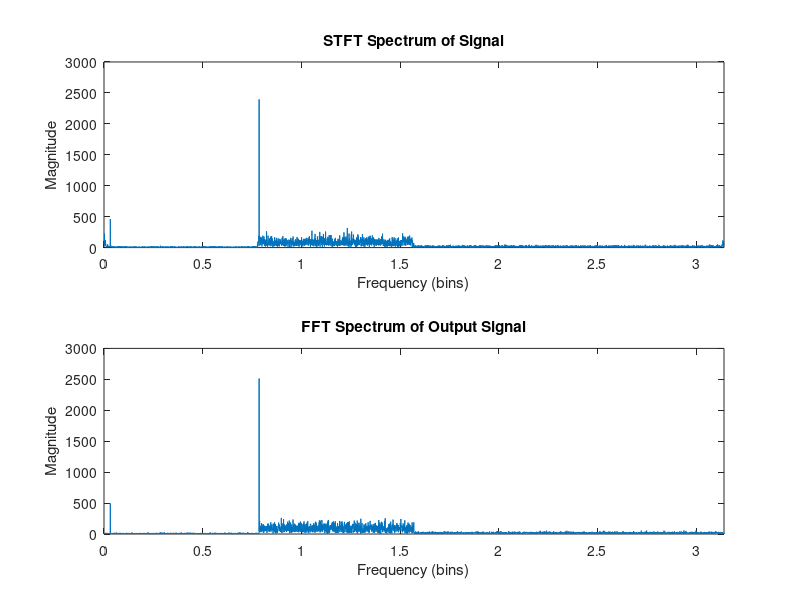
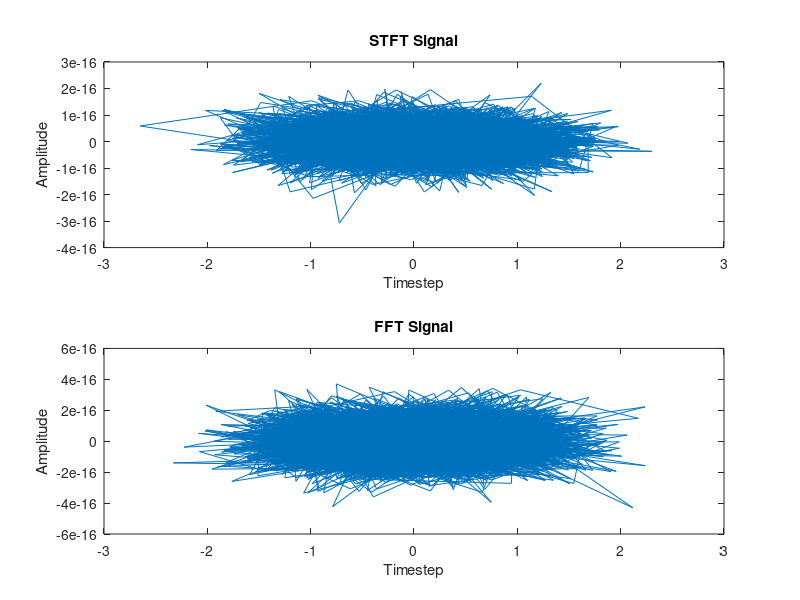
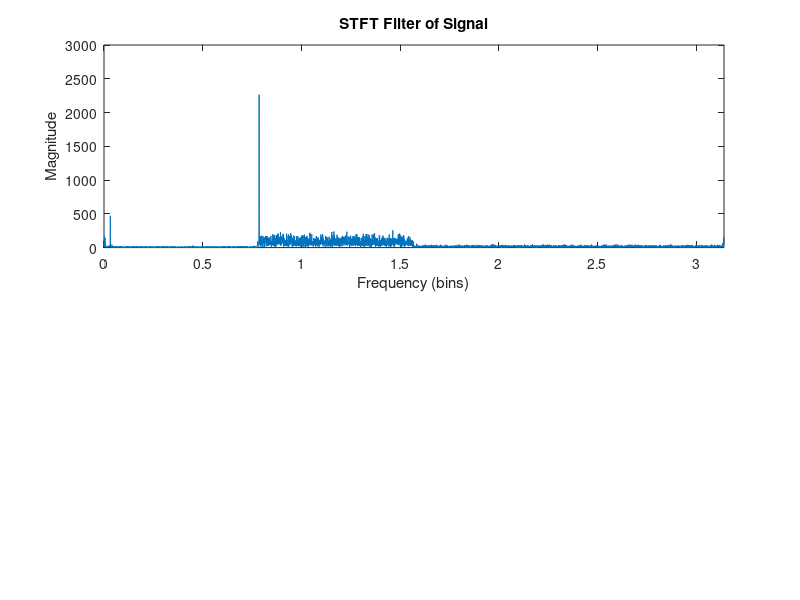

Recreate these plots in MATLAB, in order. (Note: this script raises an error after producing the figures.)
%% SF1 - Data Analysis Week 2

%% Task 2.1 FFT v.s. STFT
clc, clearvars

% (1) STFT Implementation
% input signal (cos and sin) with gaussian noise
x_in=0.5*cos([1:10000]*pi/4)+sin([1:10000]*pi/100)+randn(1,10000); 
y_out=0*x_in;
N=512;
overlap=256; % N/2 overlap length
x=buffer(x_in,N,overlap); % partitioning the sigal into length 512 frames with 256 overlap
[N_samps,N_frames]=size(x);
x_w=repmat(hanning(N),1,N_frames).*x; % applying hanning window of length N to each frame

for frame_no=1:N_frames-2
    X_w(:,frame_no)=fft(x_w(:,frame_no)); % FFT of windowed frame
    Y_w(:,frame_no)=X_w(:,frame_no);
    Y_w(2:N/8,frame_no)=0.1*X_w(2:N/8,frame_no); % attenuate bin 2 to 64 (N/8) by -20dB (*0.1)
    Y_w(N/4+1:N/2,frame_no)=0.2*X_w(N/4+1:N/2,frame_no); % attentuate bin 129 to 256 by -14dB (*0.2)
    Y_w(N:-1:N/2+2,frame_no)=conj(Y_w(2:N/2,frame_no)); % make negative freq as conj of bin 2 to 64
                                                        % symmetry keeps signal real valued
    y_w(:,frame_no)=ifft(Y_w(:,frame_no)); % inverse FFT

    % Overlap and resynthesis all the frames
    y_out((frame_no-1)*overlap+1:(frame_no-1)*overlap+N)=...
    y_out((frame_no-1)*overlap+1:(frame_no-1)*overlap+N)+y_w(:,frame_no)';
end

% Convert frequency bin into frequencies
SignalN = length(x_in);


freqs = linspace(0,pi,SignalN/2+1);
% freqs = (0:(SignalN-1)/2)/SignalN * 2*pi;

figure;

subplot(2,1,1)
% Plot the processed signal spectrum
Y = fftshift((abs(fft(y_out))));
Y_pos = Y(SignalN/2:SignalN);
plot(freqs, Y_pos);
% semilogy(freqs, Y_pos);
ylim([0,3000])
xlim([0,pi])
xlabel('Frequency (bins)');
ylabel('Magnitude');
title('STFT Spectrum of Signal');

% (2) FFT Implementation
x_in=0.5*cos([1:10000]*pi/4)+sin([1:10000]*pi/100)+randn(1,10000); 
N = length(x_in);
w = hanning(N);
% x = x_in .* w'; % apply hanning window
x = x_in; % not apply hanning window



y=0*x;
X =fft(x); % FFT of windowed frame
Y = X;
Y(2:N/8)=0.1*X(2:N/8); % attenuate bin 2 to 64 (N/8) by -20dB (*0.1)
Y(N/4+1:N/2)=0.2*X(N/4+1:N/2); % attentuate bin 129 to 256 by -14dB (*0.2)
Y(N:-1:N/2+2)=conj(Y(2:N/2)); % make negative freq as conj of bin 2 to 64
                                                    % symmetry keeps signal real valued
y =ifft(Y); % inverse FFT

subplot(2,1,2)
% Plot the processed signal spectrum
Y = fftshift((abs(fft(y))));
Y_pos = Y(N/2:N);
plot(freqs, Y_pos);
% semilogy(freqs, Y_pos);
ylim([0,3000])
xlim([0,pi])
xlabel('Frequency (bins)');
ylabel('Magnitude');
title('FFT Spectrum of Output Signal');


% Plot time domain
figure
subplot(2,1,1)
plot(y_out)
title("STFT Signal")
xlabel("Timestep")
ylabel("Amplitude")

subplot(2,1,2)
plot(y)
title("FFT Signal")
xlabel("Timestep")
ylabel("Amplitude")

%%  Time-domain equivalent of the FFT mask
clc, clearvars

% (1) STFT Implementation
% input signal (cos and sin) with gaussian noise
x_in=0.5*cos([1:10000]*pi/4)+sin([1:10000]*pi/100)+randn(1,10000); 
y_out=0*x_in;
N=512;
overlap=256; % N/2 overlap length
x=buffer(x_in,N,overlap); % partitioning the sigal into length 512 frames with 256 overlap
[N_samps,N_frames]=size(x);
x_w=repmat(hanning(N),1,N_frames).*x; % applying hanning window of length N to each frame

for frame_no=1:N_frames-2
    X_w(:,frame_no)=fft(x_w(:,frame_no)); % FFT of windowed frame
    Y_w(:,frame_no)=X_w(:,frame_no);
    Y_w(2:N/8,frame_no)=0.1*X_w(2:N/8,frame_no); % attenuate bin 2 to 64 (N/8) by -20dB (*0.1)
    Y_w(N/4+1:N/2,frame_no)=0.2*X_w(N/4+1:N/2,frame_no); % attentuate bin 129 to 256 by -14dB (*0.2)
    Y_w(N:-1:N/2+2,frame_no)=conj(Y_w(2:N/2,frame_no)); % make negative freq as conj of bin 2 to 64
                                                        % symmetry keeps signal real valued
    y_w(:,frame_no)=ifft(Y_w(:,frame_no)); % inverse FFT

    % Overlap and resynthesis all the frames
    y_out((frame_no-1)*overlap+1:(frame_no-1)*overlap+N)=...
    y_out((frame_no-1)*overlap+1:(frame_no-1)*overlap+N)+y_w(:,frame_no)';
end

% Convert frequency bin into frequencies
SignalN = length(x_in);

freqs = linspace(0,pi,SignalN/2+1);
% freqs = (0:(SignalN-1)/2)/SignalN * 2*pi;

figure;

subplot(2,1,1)
% Plot the processed signal spectrum
Y = fftshift((abs(fft(y_out))));
Y_pos = Y(SignalN/2:SignalN);
plot(freqs, Y_pos);
% semilogy(freqs, Y_pos);
ylim([0,3000])
xlim([0,pi])
xlabel('Frequency (bins)');
ylabel('Magnitude');
title('STFT Filter of Signal');




% ---------------------------------------------------------------
x          = 0.5*cos((1:10000)*pi/4) + sin((1:10000)*pi/100) + randn(1,10000);
N          = 512;                        % frame length used before
signalN    = length(x);

% --- build the spectral mask G[k] --------------------------------
G = ones(N,1);          % default pass-band gain = 1
G( 2       :  N/8)   = 0.1;       %   0  – Fs/8   → ×0.1
G( N/4+1   :  N/2)   = 0.2;       % Fs/4 – Fs/2   → ×0.2
G(N:-1:N/2+2) = conj(G(2:N/2));   % ensure Hermitian symmetry

% --- impulse response (IFFT of the mask) -------------------------
g = ifft(G,'symmetric');           % real length-512 FIR
g = fftshift(g);                   % centre the impulse
g = circshift(g,1);                % make it causal: tap 0 at index 1

% OPTIONAL: visual check of its magnitude response ----------------
%{
f = (0:N-1)/N * pi;                % rad/sample axis
plot(f, abs(G)), grid on
xlabel('\omega'), ylabel('|G(\omega)|')
%}

% --- linear convolution with the whole signal --------------------
y = conv(x, g, 'same');            % 'same' keeps output length = length(x)

freqs = linspace(0,pi,signalN/2+1);
Y = fftshift((abs(fft(y))));
Y_pos = Y(length(Y)/2:length(Y));
subplot(2,1,2)
plot(freqs,Y_pos)
ylim([0,3000])
xlim([0,pi])
xlabel('Frequency (bins)');
ylabel('Magnitude');
title('Time-Domain Filter');




% Plot time domain
figure
subplot(2,1,1)
plot(y_out)
title("STFT Filter")
xlabel("Timestep")
ylabel("Amplitude")

subplot(2,1,2)
plot(y)
title("Time Domain Filter")
xlabel("Timestep")
ylabel("Amplitude")




% --- quick comparison with the OLA result ------------------------
% (Assume you have y_stft from your previous code)
% sound([x ; y_stft ; y], fs)      % original / OLA / direct-FIR






%% Task 2.2 - Own Noise Reduction - Ad Hoc Method


% Adapt the given code from Task 2.1 into a Noise Reduction function
% Define the noise reduction function
function y_out = noiseReduction(x_in, N, overlap, keepMask, attenFactor)
    
    y_out=0*x_in;

    x=buffer(x_in,N,overlap); % partitioning the sigal into length 512 frames with 256 overlap
    [N_samps,N_frames]=size(x);
    x_w=repmat(hanning(N),1,N_frames).*x; % applying hanning window of length N to each frame
    
    % Gain Mask according to the frequency identified from FFT
    G = attenFactor * ones(N,1); % Default all frequency as attentuation x0.1 (-20dB)
    G(keepMask) = 1; % All identified freqs at 1


    for frame_no=1:N_frames-2
        
        X_w(:,frame_no)=fft(x_w(:,frame_no)); % FFT of windowed frame
        Y_w(:,frame_no)=G .* X_w(:,frame_no); % Applying Gain Mask to X
        % Y_w(2:N/8,frame_no)=0.1*X_w(2:N/8,frame_no); % attenuate bin 2 to 64 (N/8) by -20dB (*0.1)
        % Y_w(N/4+1:N/2,frame_no)=0.2*X_w(N/4+1:N/2,frame_no); % attentuate bin 129 to 256 by -14dB (*0.2)
        Y_w(N:-1:N/2+2,frame_no)=conj(Y_w(2:N/2,frame_no)); % make negative freq as conj of bin 2 to 64
                                                            % symmetry keeps signal real valued
        y_w(:,frame_no)=ifft(Y_w(:,frame_no)); % inverse FFT
    
        % Overlap and resynthesis all the frames
        y_out((frame_no-1)*overlap+1:(frame_no-1)*overlap+N)= ...
        y_out((frame_no-1)*overlap+1:(frame_no-1)*overlap+N)+y_w(:,frame_no)';
    end

end

function keepMask = buildKeepMask(peaksHz, fs, N, bwBins)
% peaksHz : vector of peak frequencies (Hz)
% fs      : sample rate
% N       : frame length (same N as FFT)
% bwBins  : half-bandwidth in bins to keep around each peak (e.g. 1)
% --------------------------------------------------------------------
    if nargin < 4, bwBins = 1; end

    keepMask = false(N,1);                     % start with all zeros
    binFreq  = (0:N-1).' * fs / N;             % Hz axis (one full period)

    for f = peaksHz(:).'
        % wrap frequency into 0…fs range
        f = mod(f, fs);
        % nearest bin index
        [~,k] = min(abs(binFreq-f));
        % protect ±bwBins bins around that peak
        rng = mod((k-bwBins):(k+bwBins), N) + 1;
        keepMask(rng) = true;
    end
end



clc, clearvars
[data, rate] = audioread("/Users/maxlyu/Desktop/Part IIA/SF1/Audio examples for weeks 1-2-20250516/f1lcapae.wav");
% Play the audio signal
% sound(data, rate)

%{
Testing for "naive" noise reduction from task2.1

% Picks a pure note from audio, apply Hamming window
segment = data(1:60000); 
subplot(1,3,1)
plot(segment)
ylim([-0.3,0.3])

subplot(1,3,2)
segment_noise = segment + 0.1*randn(size(segment));
plot(segment_noise);
ylim([-0.3,0.3])
% sound(segment_noise, rate);

subplot(1,3,3)
% Reshape input signal into (1,N) shape for noiseReduction algorithm
segment_noise = segment_noise';
segment_reduced = noiseReduction(segment_noise, 512, 256);
plot(segment_reduced);
ylim([-0.3,0.3])

sound(segment_noise, rate);
sound(segment_reduced, rate);

%}

segment = data(1:20000)'; % reshape for noiseReduction input shape
sound(segment, rate)
segment_noise = segment + 0.1*randn(size(segment));
% segment_reduced = noiseReduction(segment_noise, 512, 256, keepMask, 0.1);


% Do FFT on signals, signal+noise, signal_reduced_noise
SignalN = length(segment); % length of signal
fft_sig = fftshift(abs(fft(segment)));
fft_noise = fftshift(abs(fft(segment_noise)));
% fft_reduced = fftshift(abs(fft(segment_reduced)));

fft_sig_pos = fft_sig(SignalN/2:SignalN);
fft_noise_pos = fft_noise(SignalN/2:SignalN);
% fft_reduced_pos = fft_reduced(SignalN/2:SignalN);

freqs = (0:length(fft_noise_pos)-1) * rate / SignalN;


minPkHeight = max(fft_noise_pos)*0.25;
minPkDist = 1*SignalN/rate;
[peaks,locs] = findpeaks( ...
        fft_noise_pos, ...
        'MinPeakHeight',  minPkHeight, ...
        'MinPeakDistance',minPkDist);

peaksHz = freqs(locs); % Find the freq. of the peaks in Hz

% Calculate the Gain Mask needed for these peak frequency components
keepMask = buildKeepMask(peaksHz, rate, 512, 1);

segment_reduced = noiseReduction(segment_noise, 512, 256, keepMask, 0.1);
fft_reduced = fftshift(abs(fft(segment_reduced)));
fft_reduced_pos = fft_reduced(SignalN/2:SignalN);


subplot(1,3,1)
plot(fft_sig_pos)
ylim([0,300])

subplot(1,3,2)
plot(fft_noise_pos), hold on
% plot(locs, peaks, 'rx', 'MarkerSize',8, 'LineWidth',1.5)
ylim([0,300])

subplot(1,3,3)
plot(fft_reduced_pos)
ylim([0,300])



%% Task 2.2 - Wiener Filter

clc, clearvars
[data, rate] = audioread("/Users/maxlyu/Desktop/Part IIA/SF1/Audio examples for weeks 1-2-20250516/f1lcapae.wav");
% Play the audio signal
% sound(data, rate)


x = data(1:20000)'; % reshape for noiseReduction input shape
sound(x, rate)

% Noise Magnitude
noise_mag = 0.01;
y = x + noise_mag * randn(size(x)); % audio with noise added


% Do FFT on signals, signal+noise
SignalN = length(x); 
X = fft(x);       % FFT of pure signal
Y = fft(y); % FFT of signal + noise

S_Y = abs(Y).^2;                   % power of audio with noise
S_N = noise_mag^2 * ones(size(Y)); % power of white noise
S_X = max(0, S_Y - S_N);           % power of signal

wienerFilter = S_X ./ (S_X + S_N);

X_hat = wienerFilter .* Y;

x_hat = real(ifft(X_hat));

% Reformat the FFT for plotting
X_pos = fftshift(abs(X)); X_pos = X_pos(SignalN/2:SignalN);
Y_pos = fftshift(abs(Y)); Y_pos = Y_pos(SignalN/2:SignalN);
X_hat_pos = fftshift(abs(X_hat)); X_hat_pos = X_hat_pos(SignalN/2:SignalN);

freqs = (0:length(X_pos)-1) * rate / SignalN;

subplot(1,3,1)
plot(freqs, X_pos)
title("Signal of audio before noise")
ylim([0,300])

subplot(1,3,2)
plot(freqs, Y_pos)
title("Signal with noise")
ylim([0,300])

subplot(1,3,3)
plot(freqs, X_hat_pos)
title("Signal after filtering")
ylim([0,300])


%% Task 2.2 Wiener Filter in STFT (Frame-wise)

clc, clearvars
[data, rate] = audioread("/Users/maxlyu/Desktop/Part IIA/SF1/Audio examples for weeks 1-2-20250516/f1lcapae.wav");

x = data(1:20000)'; % reshape for noiseReduction input shape
% sound(x, rate)

noise_mag = 0.05; % Noise Magnitude
y = x + noise_mag * randn(size(x)); % audio with noise added

function filter = WienerFilter(signal_with_noise, noise_mag)
    Y = fft(signal_with_noise); % FFT of signal + noise

    S_Y = abs(Y).^2;                   % power of audio with noise
    S_N = noise_mag^2 * ones(size(Y)); % power of white noise
    S_X = max(0, S_Y - S_N);           % power of signal
    
    filter = S_X ./ (S_X + S_N);       % Returns a wiener filter of length same as the signal
end

function y_hat = framewiseWiener(y_in, N, overlap, noise_mag)
    
    y_hat=0*y_in;

    y=buffer(y_in,N,overlap); % partitioning the sigal into length 512 frames with 256 overlap
    [N_samps,N_frames]=size(y);
    y_w=repmat(hanning(N),1,N_frames).*y; % applying hanning window of length N to each frame
    
    % % Gain Mask according to the frequency identified from FFT
    % G = attenFactor * ones(N,1); % Default all frequency as attentuation x0.1 (-20dB)
    % G(keepMask) = 1; % All identified freqs at 1

    for frame_no=1:N_frames-2
        
        Y_w(:,frame_no)=fft(y_w(:,frame_no)); % FFT of windowed frame
        
        G = WienerFilter(y_w(:,frame_no), noise_mag); % Calculate the Wiener filter of this frame of data
        
        Y_hat_w(:,frame_no)= G .* Y_w(:,frame_no); % Applying Gain Mask to X
        % Y_w(2:N/8,frame_no)=0.1*X_w(2:N/8,frame_no); % attenuate bin 2 to 64 (N/8) by -20dB (*0.1)
        % Y_w(N/4+1:N/2,frame_no)=0.2*X_w(N/4+1:N/2,frame_no); % attentuate bin 129 to 256 by -14dB (*0.2)
        Y_hat_w(N:-1:N/2+2,frame_no)=conj(Y_hat_w(2:N/2,frame_no)); % make negative freq as conj of bin 2 to 64
                                                            % symmetry keeps signal real valued
        y_hat_w(:,frame_no)=ifft(Y_hat_w(:,frame_no)); % inverse FFT
    
        % Overlap and resynthesis all the frames
        y_hat((frame_no-1)*overlap+1:(frame_no-1)*overlap+N)= ...
        y_hat((frame_no-1)*overlap+1:(frame_no-1)*overlap+N)+y_hat_w(:,frame_no)';
    end
end

% Apply the frame-wise Wiener filter to the noisy signal
y_hat = framewiseWiener(y, 512, 256, noise_mag);

% Play the filtered audio signal
% sound(y_hat, rate);

% Plot the original and filtered signals for comparison
figure;
subplot(2,1,1);
plot(y);
title('Original Signal');
xlabel('Sample Index');
ylabel('Amplitude');

subplot(2,1,2);
plot(y_hat);
title('Filtered Signal');
xlabel('Time Index');
ylabel('Amplitude');

% Plot the original and filtered signals for comparison
figure
Y = fftshift(abs(fft(y)));
Y_pos = Y(length(Y)/2:length(Y));
subplot(2,1,1);
plot(Y_pos);
title('Original Signal');
xlabel('Time Index');
ylabel('Amplitude');

Y_hat = fftshift(abs(fft(y_hat)));
Y_hat_pos = Y(length(Y)/2:length(Y_hat));
subplot(2,1,2);
plot(Y_hat_pos);
title('Filtered Signal');
xlabel('Time Index');
ylabel('Amplitude');

error_noise = computeMSE(x, y_hat);
error_reduced = computeMSE(x, y);
disp(error_noise)
disp(error_reduced)

%% Task 2.3 Mean Square Error